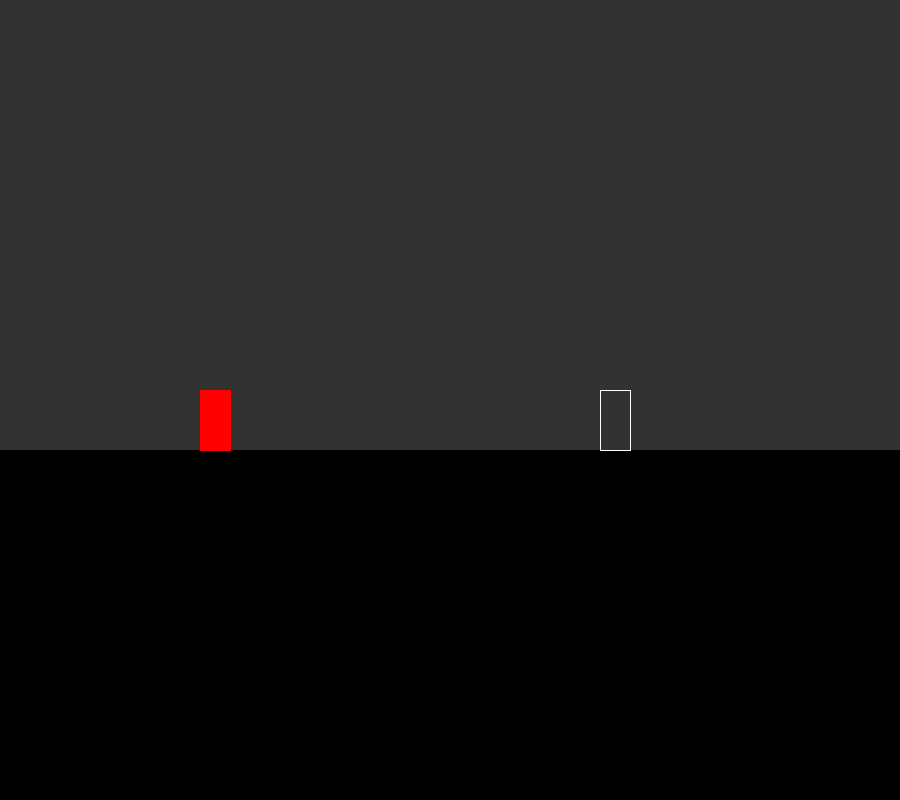
Frame 1 (no input)
Frame 60 (the mouse pressed at the canvas centre just before this capture): identical to frame 1, image omitted
Frame 120 (the mouse held since frame 60 and released just before this capture): identical to frame 1, image omitted

The Processing sketch that drew this single still picture (run headless with seeded random() and noise(); from frame 60 on, the mouse is pressed at the canvas centre):

// Processing sketch: Lab7_2
// ── Lab7_2.pde
Player p;
Goal g;

void setup()
{
  size(900,800);
  smooth();
  p = new Player();
  g = new Goal();
}

void draw()
{
  background(50);
  
  stroke(0);
  fill(0);
  rect(0,450,900,400);
  
  
  
  g.display();
  p.display();
}

void keyPressed()
{
  if(keyCode == RIGHT)
  {  
    p.location.x+=10;
  }
  if(keyCode==LEFT)
  {
    p.location.x-=10;
  }
}
// ── Goal.pde
class Goal
{
  
  PVector location;
  
  Goal()
  {
    location = new PVector (600,390);
  }
  
  void display()
  {
    fill(50);
    stroke(255);
    rect(location.x,location.y,30,60);
  }
}
// ── Player.pde
class Player
{
  Goal g;
  PVector location;
  
   Player()
  {
    g = new Goal();
    location = new PVector (200 , 390);
  }
  
  void display()
  {
    stroke(255,0,0);
    fill(255,0,0);
    if(location.x > g.location.x-40&&location.x < g.location.x+40)
    {
      stroke(255);
      fill(255);
    }
    rect(location.x,location.y,30,60);
    
    
  }
}
